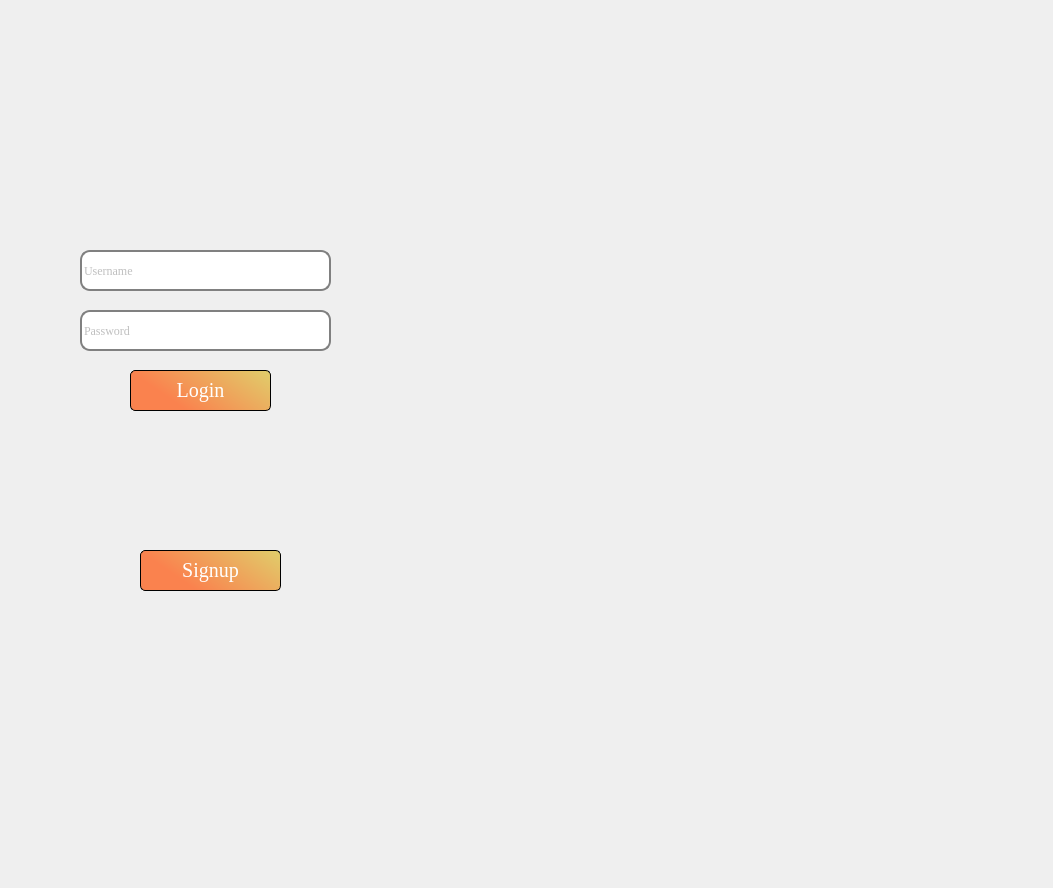
<?xml version="1.0" encoding="UTF-8"?>
<ui version="4.0">
 <class>login2</class>
 <widget class="QDialog" name="login2">
  <property name="geometry">
   <rect>
    <x>0</x>
    <y>0</y>
    <width>1053</width>
    <height>888</height>
   </rect>
  </property>
  <property name="minimumSize">
   <size>
    <width>1053</width>
    <height>0</height>
   </size>
  </property>
  <property name="maximumSize">
   <size>
    <width>1053</width>
    <height>16777215</height>
   </size>
  </property>
  <property name="windowTitle">
   <string>Dialog</string>
  </property>
  <property name="styleSheet">
   <string notr="true">#login2{border-image: url(:/images/App Frame-9.png);}
*{
font-family:times new roman;
}</string>
  </property>
  <widget class="QLineEdit" name="username">
   <property name="geometry">
    <rect>
     <x>80</x>
     <y>250</y>
     <width>251</width>
     <height>41</height>
    </rect>
   </property>
   <property name="styleSheet">
    <string notr="true">background:rgba(255,255,255,250);
border:1.5px solid grey;
border-radius:10px;
color:grey;</string>
   </property>
   <property name="placeholderText">
    <string>Username</string>
   </property>
  </widget>
  <widget class="QLineEdit" name="password">
   <property name="geometry">
    <rect>
     <x>80</x>
     <y>310</y>
     <width>251</width>
     <height>41</height>
    </rect>
   </property>
   <property name="styleSheet">
    <string notr="true">background:rgba(255,255,255,250);
border:1.5px solid grey;
border-radius:10px;
color:grey;
</string>
   </property>
   <property name="placeholderText">
    <string>Password</string>
   </property>
  </widget>
  <widget class="QPushButton" name="Register">
   <property name="geometry">
    <rect>
     <x>130</x>
     <y>370</y>
     <width>141</width>
     <height>41</height>
    </rect>
   </property>
   <property name="styleSheet">
    <string notr="true">*{
border-radius:5px;
	background-color: qlineargradient(spread:pad, x1:0.0788177, y1:0.380682, x2:1, y2:0, stop:0.0640394 rgba(250, 130, 78, 255), stop:1 rgba(224, 206, 107, 255));
color:white;
font-family:&quot;Times New Roman&quot;;
	border-color: rgb(0,0,0);
  border-style: solid;
  border-width: 1px;
font-size:20px;

}

*:hover{
color:#F5E0E0;
}</string>
   </property>
   <property name="text">
    <string>Login</string>
   </property>
  </widget>
  <widget class="QPushButton" name="Login">
   <property name="geometry">
    <rect>
     <x>140</x>
     <y>550</y>
     <width>141</width>
     <height>41</height>
    </rect>
   </property>
   <property name="styleSheet">
    <string notr="true">*{
border-radius:5px;
	background-color: qlineargradient(spread:pad, x1:0.0788177, y1:0.380682, x2:1, y2:0, stop:0.0640394 rgba(250, 130, 78, 255), stop:1 rgba(224, 206, 107, 255));
color:white;
font-family:&quot;Times New Roman&quot;;
	border-color: rgb(0,0,0);
  border-style: solid;
  border-width: 1px;
font-size:20px;

}

*:hover{
color:#F5E0E0;
}</string>
   </property>
   <property name="text">
    <string>Signup</string>
   </property>
  </widget>
  <widget class="QLabel" name="label">
   <property name="geometry">
    <rect>
     <x>90</x>
     <y>360</y>
     <width>201</width>
     <height>20</height>
    </rect>
   </property>
   <property name="styleSheet">
    <string notr="true">color:red;</string>
   </property>
   <property name="text">
    <string/>
   </property>
  </widget>
 </widget>
 <resources/>
 <connections/>
</ui>
